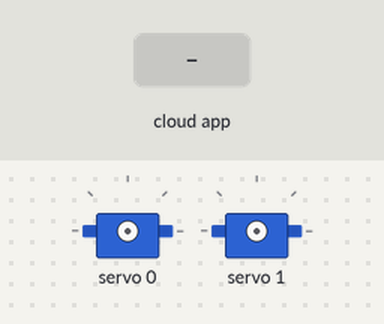
Recording of a program running on a simulated ESP8266 (NodeMCU). Parts: 2 × servo. The inputs (shaded band) are chosen by the test bench. The ROS host is connected and sends only what is stated.

Above: at 1.2 s.
1.3 s: the phone or cloud app sets pub_dir to 0
2.8 s: the phone or cloud app sets pub_vel to 0
4.3 s: the phone or cloud app sets pub_dir to 45
At 5.4 s:
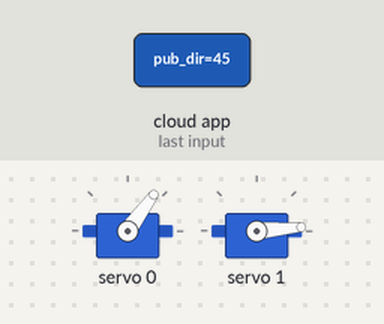
5.8 s: the phone or cloud app sets pub_vel to 45
At 6.5 s:
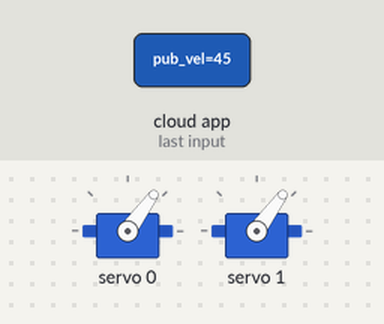
7.3 s: the phone or cloud app sets pub_dir to 90
At 7.7 s:
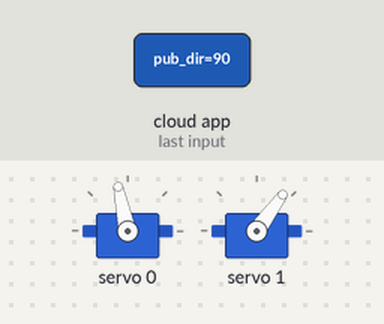
8.8 s: the phone or cloud app sets pub_vel to 90
At 10.0 s:
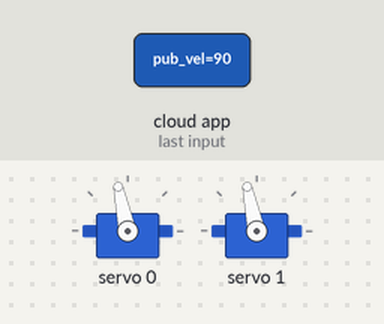
Timing chart, 0 to 11.3 s (numbered marks = the images above; inputs shaded):
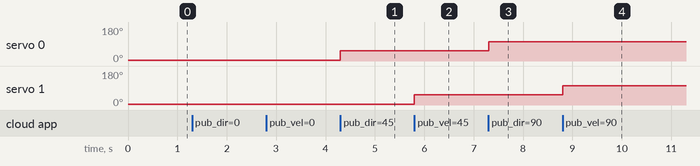

Measured:
- after the input at 4.3 s, servo 0: 5° → 54° at once
- after the input at 5.8 s, servo 1: 5° → 54° at once
- after the input at 7.3 s, servo 0: 54° → 102° at once
- after the input at 8.8 s, servo 1: 54° → 102° at once

The program:

main.cpp
```cpp
// Author: sergio.inacio@ua.pt (inaciose@gmail.com)

// !!!!!!!!!!!!!!!!!!!!!!!!!!!!!!!!!!!!!!!!!
// remote ROS node required
// rosrun rosserial_python serial_node.py /dev/ttyUSB0
// !!!!!!!!!!!!!!!!!!!!!!!!!!!!!!!!!!!!!!!!!

#if defined(ARDUINO) && ARDUINO >= 100
  #include "Arduino.h"
#else
  #include <WProgram.h>
#endif

#include <ros.h>
#include <std_msgs/Int16.h>

// PCA9685
#include <Wire.h>
#include <Adafruit_PWMServoDriver.h>
#define MIN_PULSE_WIDTH 600
#define MAX_PULSE_WIDTH 2600
#define FREQUENCY 50

Adafruit_PWMServoDriver pwm = Adafruit_PWMServoDriver(0x40);

ros::NodeHandle  nh;

int pulseWidth(int angle) {
  int pulse_wide, analog_value;
  pulse_wide = map(angle, 0, 180, MIN_PULSE_WIDTH, MAX_PULSE_WIDTH);
  analog_value = int(float(pulse_wide) / 1000000 * FREQUENCY * 4096);
  return analog_value;
}

void servo_dir( const std_msgs::Int16 & cmd_msg) {
  // steering is on channel 0
  pwm.setPWM(0, 0, pulseWidth(cmd_msg.data));
}

void servo_vel( const std_msgs::Int16 & cmd_msg) {
  // esc is on channel 1
  pwm.setPWM(1, 0, pulseWidth(cmd_msg.data));
}

ros::Subscriber<std_msgs::Int16> sub_dir("pub_dir", servo_dir);
ros::Subscriber<std_msgs::Int16> sub_vel("pub_vel", servo_vel);

void setup() {
  // init ros stuff
  nh.initNode();
  nh.subscribe(sub_dir);
  nh.subscribe(sub_vel);

  // init PCA9685 stuff
  pwm.begin();
  pwm.setPWMFreq(FREQUENCY);
}

void loop() {
  nh.spinOnce();
  delay(1);
}
```
